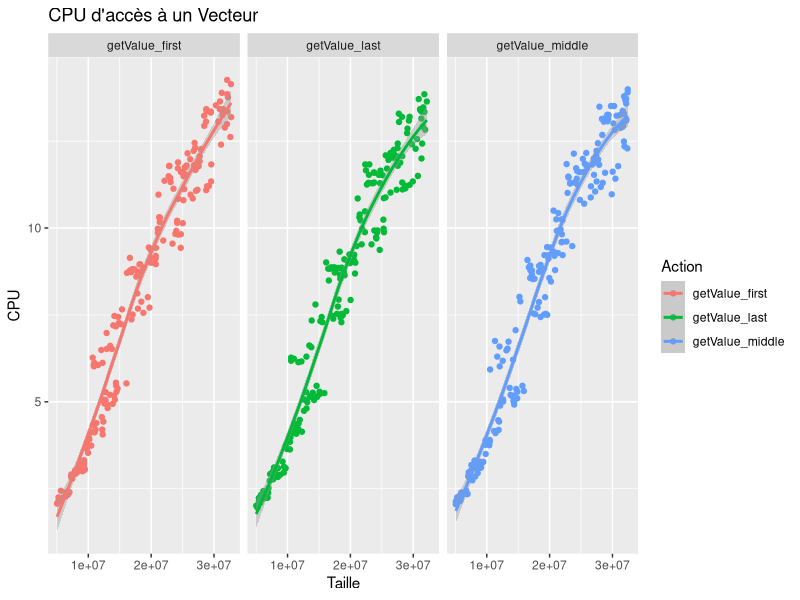
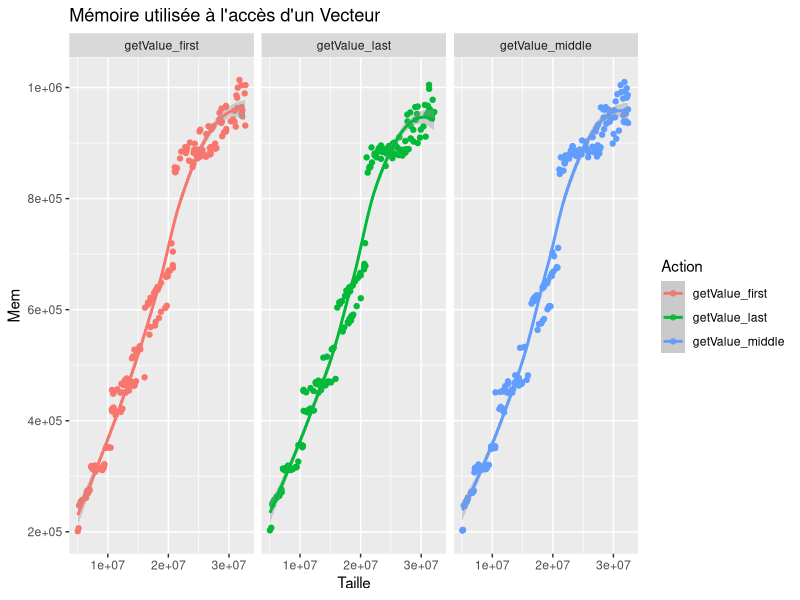
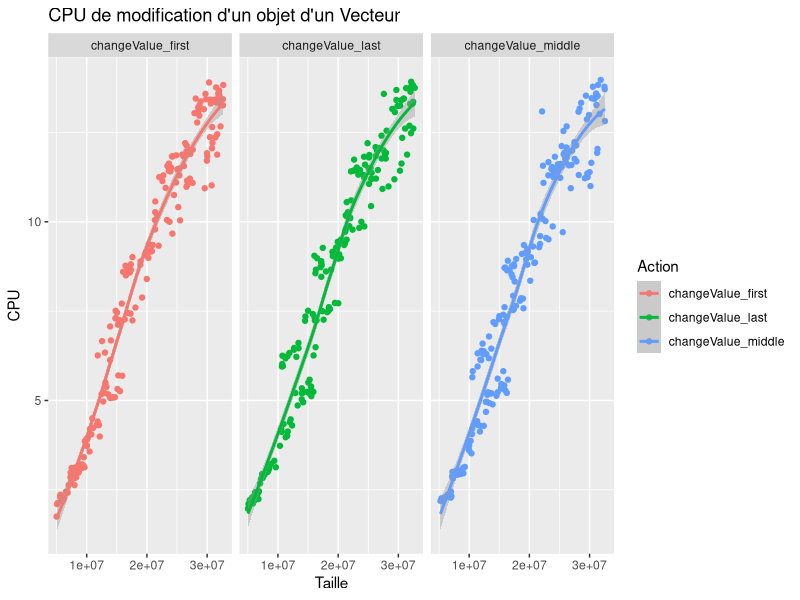
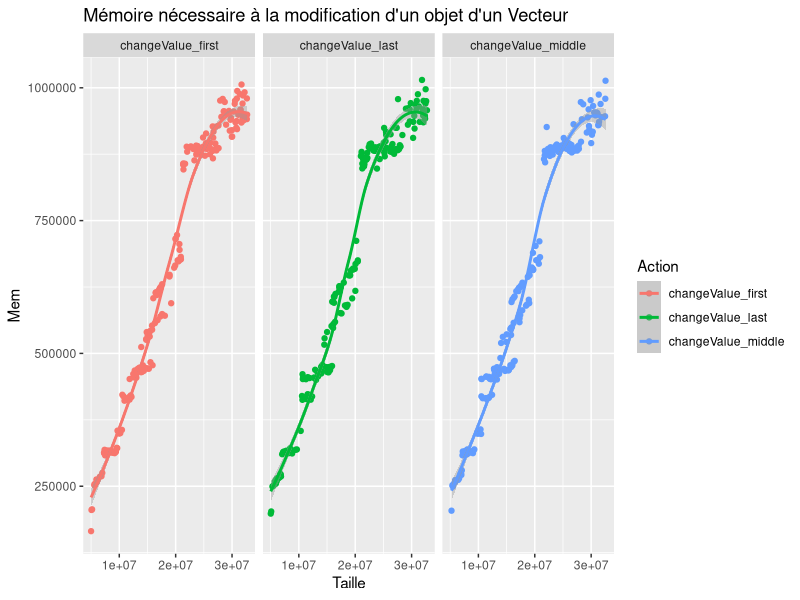
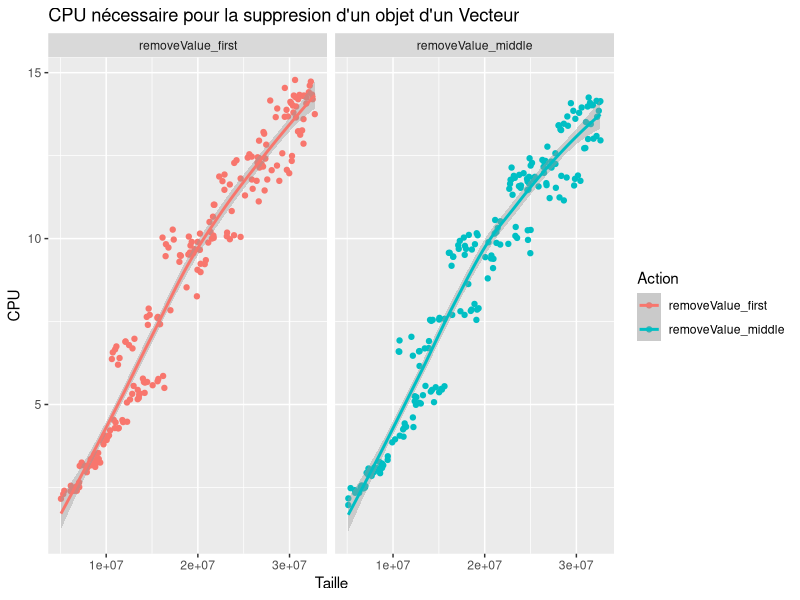
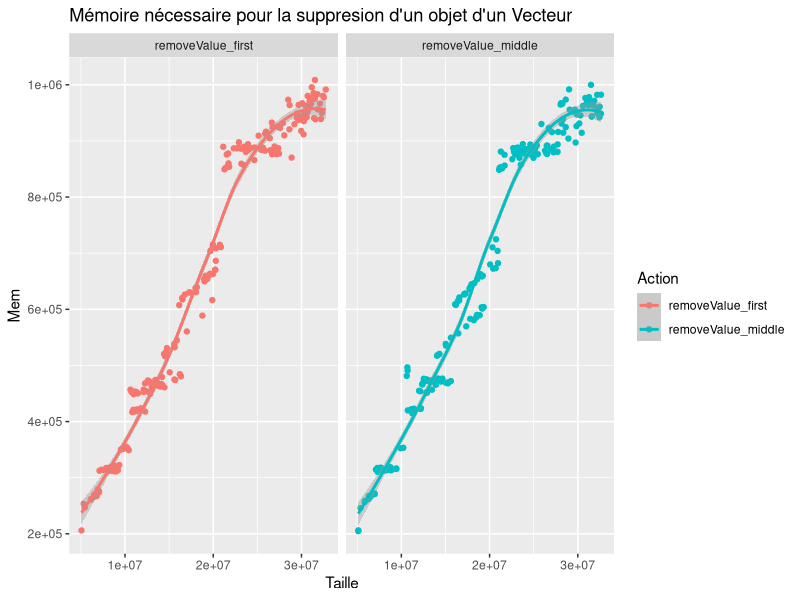
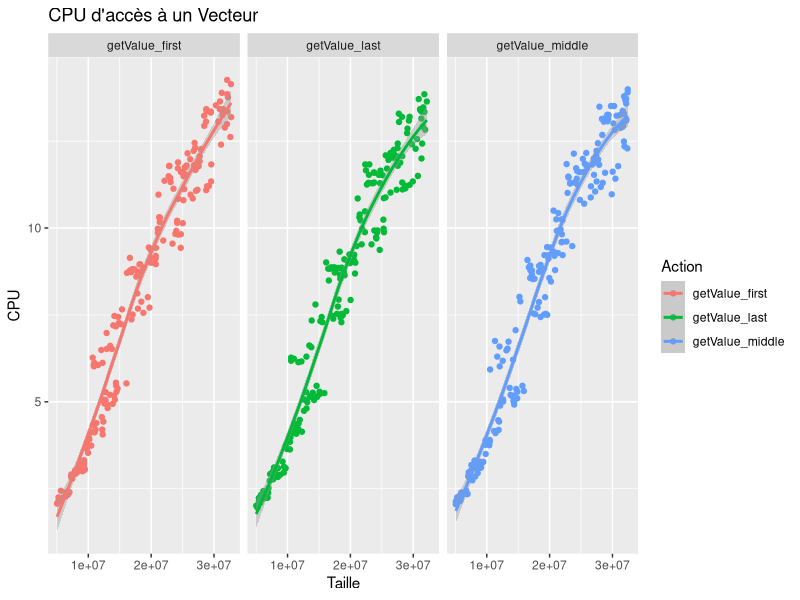
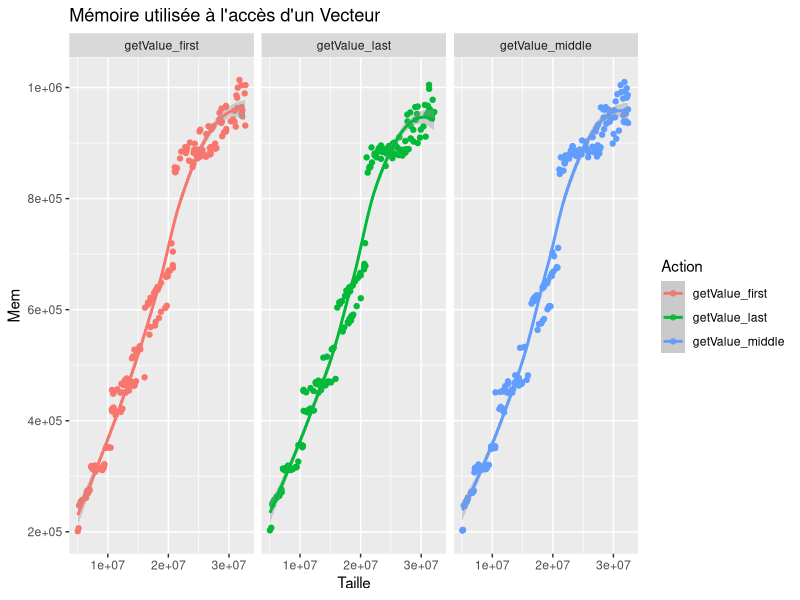

R code for these plots, in order: (Note: this script raises an error after producing the figures.)
#!/usr/bin/env Rscript

library(ggplot2)
library(dplyr)
perf <- read.table("PerfH.csv",sep=",",dec=".", header=TRUE)

attach(perf)


 ggplot(perf[perf$Action=="getValue_first" & perf$Structure=="vector" | perf$Action=="getValue_middle" & perf$Structure=="vector" | perf$Action=="getValue_last"
 		& perf$Structure=="vector",], aes(x=Taille, y=CPU, color=Action)) + geom_point() + geom_smooth() + facet_grid(.~Action) +ggtitle("CPU d'accès à un Vecteur")
 ggsave("imgH/vector_get_hypothese.png")

 ggplot(perf[perf$Action=="getValue_first" & perf$Structure=="vector" | perf$Action=="getValue_middle" & perf$Structure=="vector" | perf$Action=="getValue_last"
 		& perf$Structure=="vector",], aes(x=Taille, y=Mem, color=Action)) + geom_point() + geom_smooth() + facet_grid(.~Action) +ggtitle("Mémoire utilisée à l'accès d'un Vecteur")
 ggsave("imgH/vector_get_hypothese_memory.png")

 ggplot(perf[perf$Action=="changeValue_first" & perf$Structure=="vector" | perf$Action=="changeValue_middle" & perf$Structure=="vector" | perf$Action=="changeValue_last"
 		& perf$Structure=="vector",], aes(x=Taille, y=CPU, color=Action)) + geom_point() + geom_smooth() + facet_grid(.~Action) +ggtitle("CPU de modification d'un objet d'un Vecteur")
 ggsave("imgH/vector_modify_hypothese.png")

 ggplot(perf[perf$Action=="changeValue_first" & perf$Structure=="vector" | perf$Action=="changeValue_middle" & perf$Structure=="vector" | perf$Action=="changeValue_last"
 		& perf$Structure=="vector",], aes(x=Taille, y=Mem, color=Action)) + geom_point() + geom_smooth() + facet_grid(.~Action) +ggtitle("Mémoire nécessaire à la modification d'un objet d'un Vecteur")
 ggsave("imgH/vector_modify_hypothese_memory.png")

ggplot(perf[perf$Action=="removeValue_first" & perf$Structure=="vector" | perf$Action=="removeValue_middle" & perf$Structure=="vector" | perf$Action=="removeLastElement"
		& perf$Structure=="vector",], aes(x=Taille, y=CPU, color=Action)) + geom_point() + geom_smooth() + facet_grid(.~Action)+ggtitle("CPU nécessaire pour la suppresion d'un objet d'un Vecteur")
ggsave("imgH/vector_remove_hypothese.png")

 ggplot(perf[perf$Action=="removeValue_first" & perf$Structure=="vector" | perf$Action=="removeValue_middle" & perf$Structure=="vector" | perf$Action=="removeLastElement"
 		& perf$Structure=="vector",], aes(x=Taille, y=Mem, color=Action)) + geom_point() + geom_smooth() + facet_grid(.~Action)+ggtitle("Mémoire nécessaire pour la suppresion d'un objet d'un Vecteur")
 ggsave("imgH/vector_remove_hypothese_memory.png")

ArrayList
 ggplot(perf[perf$Action=="getValue_first" & perf$Structure=="arraylist" | perf$Action=="getValue_middle" & perf$Structure=="arraylist" | perf$Action=="getValue_last"
 		& perf$Structure=="arraylist",], aes(x=Taille, y=CPU, color=Action)) + geom_point() + geom_smooth() + facet_grid(.~Action) + ggtitle("CPU d'accès à une ArrayList")
 ggsave("imgH/arraylist_get_hypothese.png")

 ggplot(perf[perf$Action=="getValue_first" & perf$Structure=="arraylist" | perf$Action=="getValue_middle" & perf$Structure=="arraylist" | perf$Action=="getValue_last"
 		& perf$Structure=="arraylist",], aes(x=Taille, y=Mem, color=Action)) + geom_point() + geom_smooth() + facet_grid(.~Action) + ggtitle("CPU d'accès à une ArrayList")
 ggsave("imgH/arraylist_get_hypothese_memory.png")

 ggplot(perf[perf$Action=="changeValue_first" & perf$Structure=="arraylist" | perf$Action=="changeValue_middle" & perf$Structure=="arraylist" | perf$Action=="changeValue_last"
 		& perf$Structure=="arraylist",], aes(x=Taille, y=CPU, color=Action)) + geom_point() + geom_smooth() + facet_grid(.~Action) +ggtitle("CPU de modification d'un objet d'une Arraylist")
 ggsave("imgH/arraylist_modify_hypothese.png")

 ggplot(perf[perf$Action=="changeValue_first" & perf$Structure=="arraylist" | perf$Action=="changeValue_middle" & perf$Structure=="arraylist" | perf$Action=="changeValue_last"
 		& perf$Structure=="arraylist",], aes(x=Taille, y=Mem, color=Action)) + geom_point() + geom_smooth() + facet_grid(.~Action) +ggtitle("Mémoire utilisé pour modifier un objet d'une ArrayList")
 ggsave("imgH/arraylist_modify_hypothese_memory.png")

 ggplot(perf[perf$Action=="removeValue_first" & perf$Structure=="arraylist" | perf$Action=="removeValue_middle" & perf$Structure=="arraylist" | perf$Action=="removeLastElement"
 		& perf$Structure=="arraylist",], aes(x=Taille, y=CPU, color=Action)) + geom_point() + geom_smooth() + facet_grid(.~Action)+ggtitle("CPU nécessaire pour la suppresion d'un objet d'une ArrayList")
 ggsave("imgH/arraylist_remove_hypothese.png")

 ggplot(perf[perf$Action=="removeValue_first" & perf$Structure=="arraylist" | perf$Action=="removeValue_middle" & perf$Structure=="arraylist" | perf$Action=="removeLastElement"
 		& perf$Structure=="arraylist",], aes(x=Taille, y=Mem, color=Action)) + geom_point() + geom_smooth() + facet_grid(.~Action)+ggtitle("Mémoire nécessaire pour la suppresion d'un objet d'une ArrayList")
 ggsave("imgH/arraylist_remove_hypothese_memory.png")
